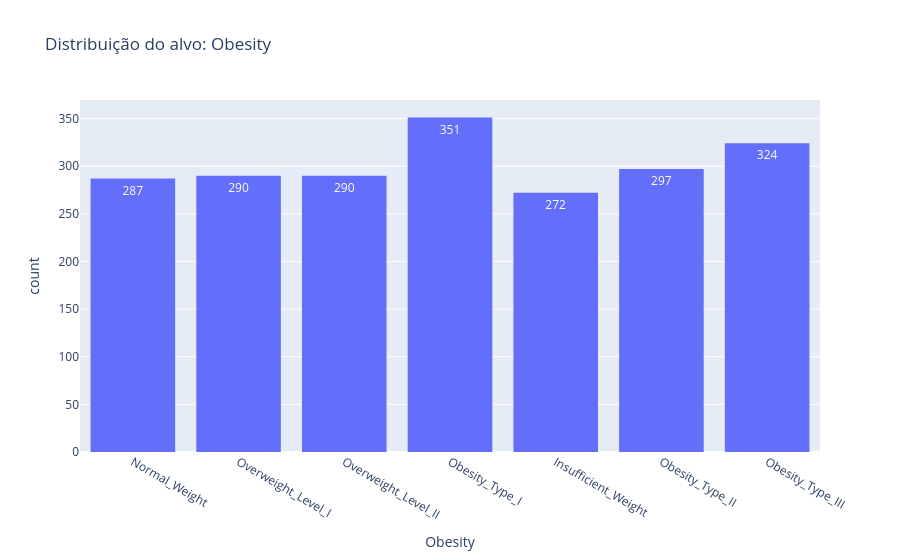
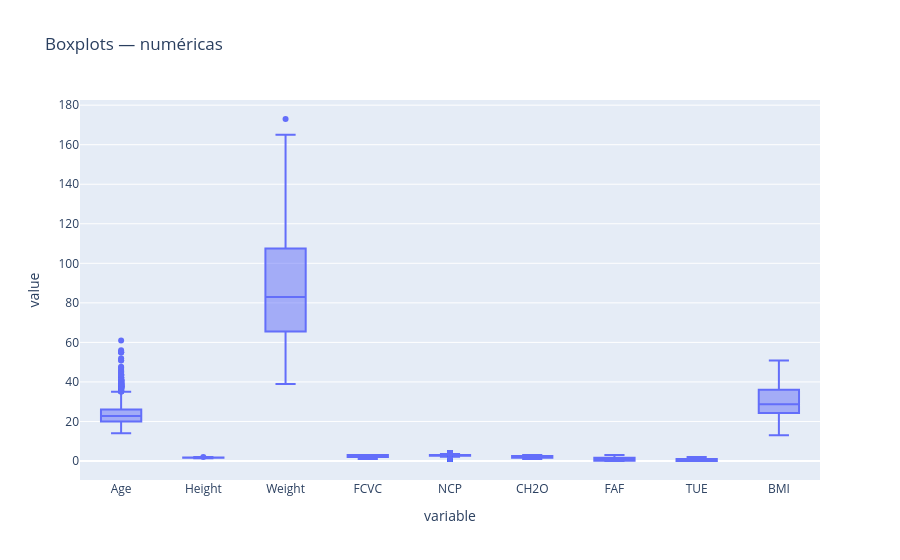
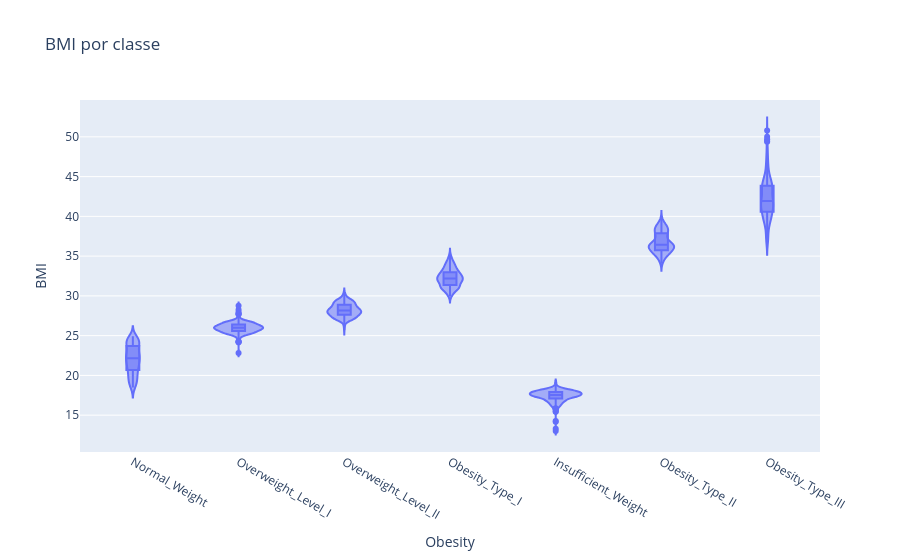
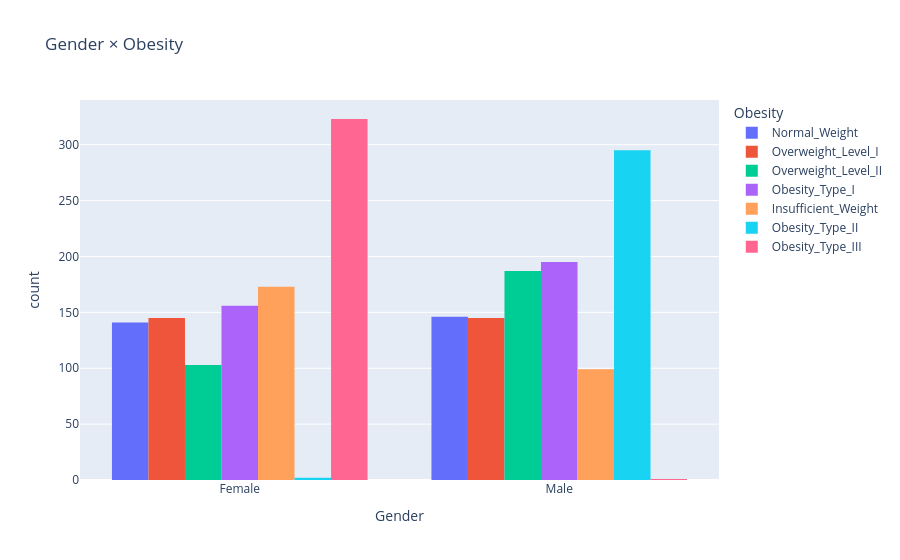

These figures' notebook cell, in order:
### Markdown cell above
# Gera Insights

### Code cell
print("\n=== 3) INSIGHTS ===")
if target_col: px.histogram(df, x=target_col, title=f"Distribuição do alvo: {target_col}", text_auto=True).show()
num_cols_present=[c for c in num_cols if c in df.columns]+(["BMI"] if "BMI" in df.columns else [])
if num_cols_present: px.box(df, y=num_cols_present, points="outliers", title="Boxplots — numéricas").show()
if target_col and "BMI" in df.columns: px.violin(df, x=target_col, y="BMI", box=True, points="outliers", title="BMI por classe").show()
cat_cols_present=[c for c in cat_cols if c in df.columns and c!=target_col]
cat_top=sorted(cat_cols_present, key=lambda c: df[c].nunique())[:6]
for c in cat_top: px.histogram(df, x=c, color=target_col, barmode="group", title=f"{c} × {target_col}").show()
num_for_corr=df.select_dtypes(include="number")
if not num_for_corr.empty:
    plt.figure(figsize=(8,6)); sns.heatmap(num_for_corr.corr(numeric_only=True), cmap="coolwarm", center=0)
    plt.title("Matriz de correlação — numéricas"); plt.tight_layout(); plt.show()

### Figure 1 — Plotly figure (JSON) as saved in the notebook; plotly's stock layout.template omitted (floating-point values rounded to 4 significant figures; data arrays with more than 128 entries replaced by an {"elided": "..."} marker saying what was removed)
{"data": [{"bingroup": "x", "hovertemplate": "Obesity=%{x}<br>count=%{y}<extra></extra>", "legendgroup": "", "marker": {"color": "#636efa", "pattern": {"shape": ""}}, "name": "", "orientation": "v", "showlegend": false, "texttemplate": "%{value}", "type": "histogram", "x": {"elided": "2111 str values"}, "xaxis": "x", "yaxis": "y"}], "layout": {"barmode": "relative", "legend": {"tracegroupgap": 0}, "title": {"text": "Distribuição do alvo: Obesity"}, "xaxis": {"anchor": "y", "domain": [0, 1], "title": {"text": "Obesity"}}, "yaxis": {"anchor": "x", "domain": [0, 1], "title": {"text": "count"}}}}

### Figure 2 — Plotly figure (JSON) as saved in the notebook; plotly's stock layout.template omitted (floating-point values rounded to 4 significant figures; data arrays with more than 128 entries replaced by an {"elided": "..."} marker saying what was removed)
{"data": [{"alignmentgroup": "True", "boxpoints": "outliers", "hovertemplate": "variable=%{x}<br>value=%{y}<extra></extra>", "legendgroup": "", "marker": {"color": "#636efa"}, "name": "", "notched": false, "offsetgroup": "", "orientation": "v", "showlegend": false, "type": "box", "x": {"elided": "18999 str values"}, "x0": " ", "xaxis": "x", "y": {"elided": "18999 float values"}, "y0": " ", "yaxis": "y"}], "layout": {"boxmode": "group", "legend": {"tracegroupgap": 0}, "title": {"text": "Boxplots — numéricas"}, "xaxis": {"anchor": "y", "domain": [0, 1], "title": {"text": "variable"}}, "yaxis": {"anchor": "x", "domain": [0, 1], "title": {"text": "value"}}}}

### Figure 3 — Plotly figure (JSON) as saved in the notebook; plotly's stock layout.template omitted (floating-point values rounded to 4 significant figures; data arrays with more than 128 entries replaced by an {"elided": "..."} marker saying what was removed)
{"data": [{"alignmentgroup": "True", "box": {"visible": true}, "hovertemplate": "Obesity=%{x}<br>BMI=%{y}<extra></extra>", "legendgroup": "", "marker": {"color": "#636efa"}, "name": "", "offsetgroup": "", "orientation": "v", "points": "outliers", "scalegroup": "True", "showlegend": false, "type": "violin", "x": {"elided": "2111 str values"}, "x0": " ", "xaxis": "x", "y": {"elided": "2111 float values"}, "y0": " ", "yaxis": "y"}], "layout": {"legend": {"tracegroupgap": 0}, "title": {"text": "BMI por classe"}, "violinmode": "group", "xaxis": {"anchor": "y", "domain": [0, 1], "title": {"text": "Obesity"}}, "yaxis": {"anchor": "x", "domain": [0, 1], "title": {"text": "BMI"}}}}

### Figure 4 — Plotly figure (JSON) as saved in the notebook; plotly's stock layout.template omitted (floating-point values rounded to 4 significant figures; data arrays with more than 128 entries replaced by an {"elided": "..."} marker saying what was removed)
{"data": [{"alignmentgroup": "True", "bingroup": "x", "hovertemplate": "Obesity=Normal_Weight<br>Gender=%{x}<br>count=%{y}<extra></extra>", "legendgroup": "Normal_Weight", "marker": {"color": "#636efa", "pattern": {"shape": ""}}, "name": "Normal_Weight", "offsetgroup": "Normal_Weight", "orientation": "v", "showlegend": true, "type": "histogram", "x": {"elided": "287 str values"}, "xaxis": "x", "yaxis": "y"}, {"alignmentgroup": "True", "bingroup": "x", "hovertemplate": "Obesity=Overweight_Level_I<br>Gender=%{x}<br>count=%{y}<extra></extra>", "legendgroup": "Overweight_Level_I", "marker": {"color": "#EF553B", "pattern": {"shape": ""}}, "name": "Overweight_Level_I", "offsetgroup": "Overweight_Level_I", "orientation": "v", "showlegend": true, "type": "histogram", "x": {"elided": "290 str values"}, "xaxis": "x", "yaxis": "y"}, {"alignmentgroup": "True", "bingroup": "x", "hovertemplate": "Obesity=Overweight_Level_II<br>Gender=%{x}<br>count=%{y}<extra></extra>", "legendgroup": "Overweight_Level_II", "marker": {"color": "#00cc96", "pattern": {"shape": ""}}, "name": "Overweight_Level_II", "offsetgroup": "Overweight_Level_II", "orientation": "v", "showlegend": true, "type": "histogram", "x": {"elided": "290 str values"}, "xaxis": "x", "yaxis": "y"}, {"alignmentgroup": "True", "bingroup": "x", "hovertemplate": "Obesity=Obesity_Type_I<br>Gender=%{x}<br>count=%{y}<extra></extra>", "legendgroup": "Obesity_Type_I", "marker": {"color": "#ab63fa", "pattern": {"shape": ""}}, "name": "Obesity_Type_I", "offsetgroup": "Obesity_Type_I", "orientation": "v", "showlegend": true, "type": "histogram", "x": {"elided": "351 str values"}, "xaxis": "x", "yaxis": "y"}, {"alignmentgroup": "True", "bingroup": "x", "hovertemplate": "Obesity=Insufficient_Weight<br>Gender=%{x}<br>count=%{y}<extra></extra>", "legendgroup": "Insufficient_Weight", "marker": {"color": "#FFA15A", "pattern": {"shape": ""}}, "name": "Insufficient_Weight", "offsetgroup": "Insufficient_Weight", "orientation": "v", "showlegend": true, "type": "histogram", "x": {"elided": "272 str values"}, "xaxis": "x", "yaxis": "y"}, {"alignmentgroup": "True", "bingroup": "x", "hovertemplate": "Obesity=Obesity_Type_II<br>Gender=%{x}<br>count=%{y}<extra></extra>", "legendgroup": "Obesity_Type_II", "marker": {"color": "#19d3f3", "pattern": {"shape": ""}}, "name": "Obesity_Type_II", "offsetgroup": "Obesity_Type_II", "orientation": "v", "showlegend": true, "type": "histogram", "x": {"elided": "297 str values"}, "xaxis": "x", "yaxis": "y"}, {"alignmentgroup": "True", "bingroup": "x", "hovertemplate": "Obesity=Obesity_Type_III<br>Gender=%{x}<br>count=%{y}<extra></extra>", "legendgroup": "Obesity_Type_III", "marker": {"color": "#FF6692", "pattern": {"shape": ""}}, "name": "Obesity_Type_III", "offsetgroup": "Obesity_Type_III", "orientation": "v", "showlegend": true, "type": "histogram", "x": {"elided": "324 str values"}, "xaxis": "x", "yaxis": "y"}], "layout": {"barmode": "group", "legend": {"title": {"text": "Obesity"}, "tracegroupgap": 0}, "title": {"text": "Gender × Obesity"}, "xaxis": {"anchor": "y", "domain": [0, 1], "title": {"text": "Gender"}}, "yaxis": {"anchor": "x", "domain": [0, 1], "title": {"text": "count"}}}}
